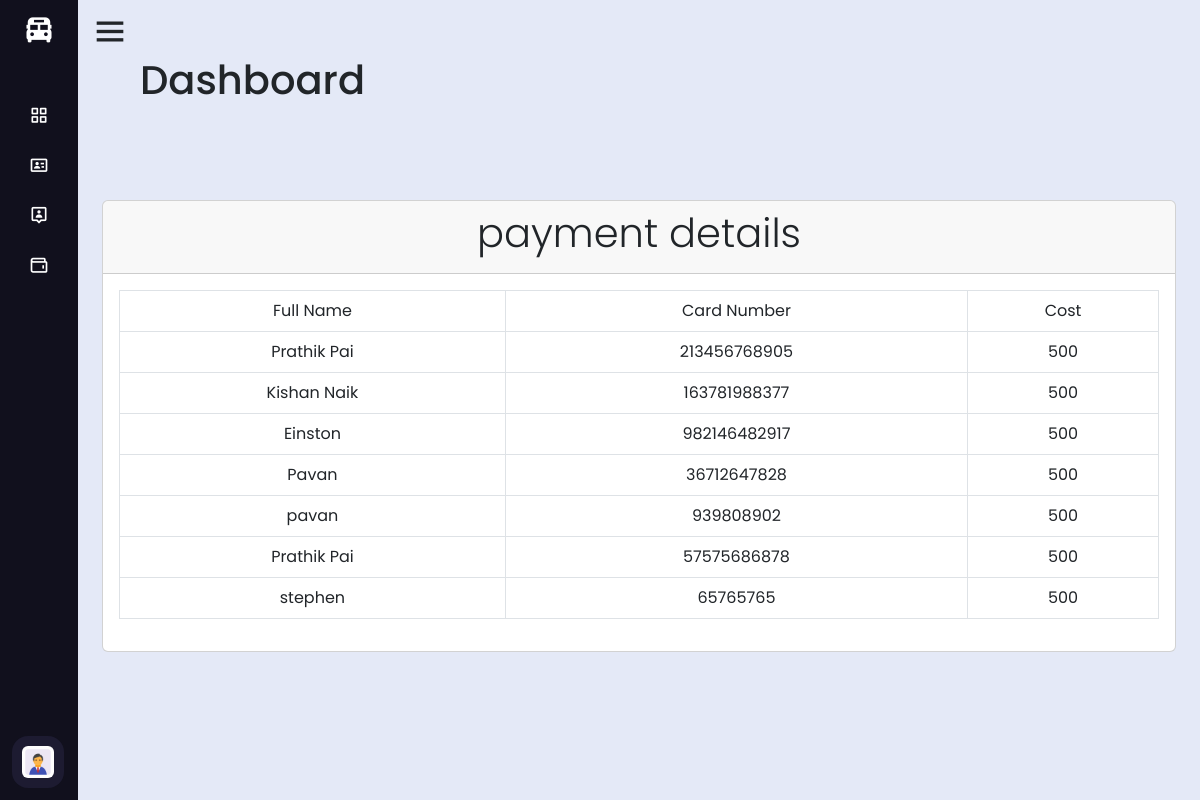
/admin/admin-pay.php, run on the app's committed database.
### tables this page shows
CREATE TABLE `payment` (
  `id` int(100) NOT NULL,
  `cardnumber` bigint(255) NOT NULL,
  `name` varchar(40) NOT NULL,
  `expiry` varchar(69) NOT NULL,
  `cvv` int(7) NOT NULL,
  `cost` varchar(50) NOT NULL
);

### admin/functions.php (called while the page is built, shortened)
<?php
require_once 'connection.php';
function displayyy_data(){
  global $con;
  $query = "select * from payment";
  $result = mysqli_query($con,$query);
  return $result;
}
?>

### admin/adminpay.php (the view, shortened to what this page needs)
<?php
require_once './connection.php';
require_once './functions.php';
$result = displayyy_data();
?>
<!DOCTYPE html>
<html lang="en">
<head>
 <link href="https://cdn.jsdelivr.net/npm/bootstrap@5.3.0-alpha1/dist/css/bootstrap.min.css" rel="stylesheet">
</head>
<body class="bg-dark">
    <div class="container">
      <div class="row mt-5">
        <div class="col">
          <div class="card mt-5">
            <div class="card-header">
              <h2 class="display-6 text-center">payment details</h2>
            </div>
            <div class="card-body">
              <table class="table table-bordered text-center">
                <tr class="bg-dark text-white">
                  <td> Full Name </td>
                  <td> Card Number</td>
                  <td> Cost</td>
                </tr>
                <tr>
                <?php
                  while($row = mysqli_fetch_assoc($result))
                  {
                ?>
                  <td><?php echo $row['name']; ?></td>
                  <td><?php echo $row['cardnumber']; ?></td>
                  <td><?php echo $row['cost']; ?></td>
                </tr>
                <?php
                  }
                ?>
              </table>
            </div>
          </div>
        </div>
      </div>
    </div>
</body>
</html>

### admin/admin-pay.php (shortened to what this page needs)
<!DOCTYPE html>
<html lang="en" dir="ltr">
  <head>
    <link rel="stylesheet" href="css/style2.css">
    <link href='https://unpkg.com/boxicons@2.0.7/css/boxicons.min.css' rel='stylesheet'>
   </head>
<body>
  <div class="sidebar close">
    <div class="logo-details">
    <i class='bx bxs-bus-school'></i>
    </div>
    <ul class="nav-links">
      <li>
        <a href="#">
          <i class='bx bx-grid-alt' ></i>
        </a>
      </li>
      <li>
        <div class="iocn-link">
          <a href="#">
          <i class='bx bx-id-card'></i>
          </a>
        </div>
      </li>
      <li>
        <div class="iocn-link">
          <a href="#">
          <i class='bx bx-user-pin'></i>
          </a>
        </div>
      </li>
      <li>
        <a href="#">
        <i class='bx bx-wallet'></i>
        </a>
      </li>
      <li>
    <div class="profile-details">
      <div class="profile-content">
        <img src="images/adminlogo.gif" alt="profileImg">
      </div>
    </div>
  </li>
</ul>
  </div>
  <section class="home-section">
   <i class='bx bx-menu'></i>
  <span class="text"><h1>Dashboard</h1></span>
  <?php
  include ("adminpay.php")
  ?>
  </section>
</body>
</html>

### admin/css/style2.css (style rules this page uses)
* { margin: 0; padding: 0; box-sizing: border-box; font-family: 'Poppins', sans-serif; }
body { overflow: hidden; }
.sidebar { position: fixed; top: 0; left: 0; height: 100%; width: 260px; background: #11101d; z-index: 100; transition: all 0.5s ease; }
.sidebar.close { width: 78px; }
.sidebar .logo-details { height: 60px; width: 100%; display: flex; align-items: center; }
.sidebar .logo-details i { font-size: 30px; color: #fff; height: 50px; min-width: 78px; text-align: center; line-height: 50px; }
.sidebar .nav-links { height: 100%; padding: 30px 0 150px 0; overflow: auto; }
.sidebar.close .nav-links { overflow: visible; }
.sidebar .nav-links li { position: relative; list-style: none; transition: all 0.4s ease; }
.sidebar .nav-links li .iocn-link { display: flex; align-items: center; justify-content: space-between; }
.sidebar.close .nav-links li .iocn-link { display: block }
.sidebar .nav-links li i { height: 50px; min-width: 78px; text-align: center; line-height: 50px; color: #fff; font-size: 20px; cursor: pointer; transition: all 0.3s ease; }
.sidebar .nav-links li a { display: flex; align-items: center; text-decoration: none; }
.sidebar .profile-details { position: fixed; bottom: 0; width: 260px; display: flex; align-items: center; justify-content: space-between; background: #1d1b31; padding: 12px 0; transition: all 0.5s ease; }
.sidebar.close .profile-details { background: none; }
.sidebar.close .profile-details { width: 78px; }
.sidebar .profile-details .profile-content { display: flex; align-items: center; }
.sidebar .profile-details img { height: 52px; width: 52px; object-fit: cover; border-radius: 16px; margin: 0 14px 0 12px; background: #1d1b31; transition: all 0.5s ease; }
.sidebar.close .profile-details img { padding: 10px; }
.home-section { position: relative; background: #E4E9F7; height: 100vh; left: 260px; width: calc(100% - 260px); transition: all 0.5s ease; padding: 12px; }
.sidebar.close ~ .home-section { left: 78px; width: calc(100% - 78px); }

### admin/admin-pay.php (style rules this page uses)
.bx-menu { font-size:40px; }
h2 { font-size:35px; margin:20px; color:#11101d; }
h1 { margin-top:-40px; margin-left:50px; }

### data on the page
payment: name "Prathik Pai", cardnumber "213456768905", cost "500"
payment: name "Kishan Naik", cardnumber "163781988377", cost "500"
payment: name "Einston", cardnumber "982146482917", cost "500"
payment: name "Pavan", cardnumber "36712647828", cost "500"
payment: name "pavan", cardnumber "939808902", cost "500"
payment: name "Prathik Pai", cardnumber "57575686878", cost "500"
payment: name "stephen", cardnumber "65765765", cost "500"
